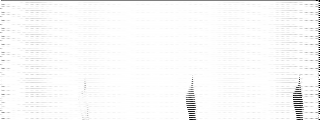
#> input picture RedFox_CTF_2026/REDFOX/echoesOfBifrost/sstv_robot36_decoded.png, 320 x 120 px
$ python ocr_robot36_final.py
#> lines starting #> are read from the running program, lines starting #| are printed output that depends on the picture
#!/usr/bin/env python3
"""
OCR on the Robot 36 decoded SSTV images
"""
from PIL import Image, ImageEnhance
import pytesseract
import numpy as np

def process_robot36_images():
    """Process and OCR the decoded Robot 36 images"""

    for filename in ['sstv_robot36_decoded.png', 'sstv_robot36_decoded_inv.png']:
        print(f"\n=== {filename} ===")

        try:
            img = Image.open(filename)
#> img is the input picture: PIL image 320x120 L; min 0, max 255, mean 248.6
            print(f"Size: {img.size}")
#| Size: (320, 120)

            img_array = np.array(img)
            print(f"Value range: {np.min(img_array)} to {np.max(img_array)}")
#| Value range: 0 to 255
            print(f"Unique values: {len(np.unique(img_array))}")
#| Unique values: 223

            # Upscale first for better OCR
            img_scaled = img.resize((img.size[0] * 2, img.size[1] * 4), Image.Resampling.NEAREST)
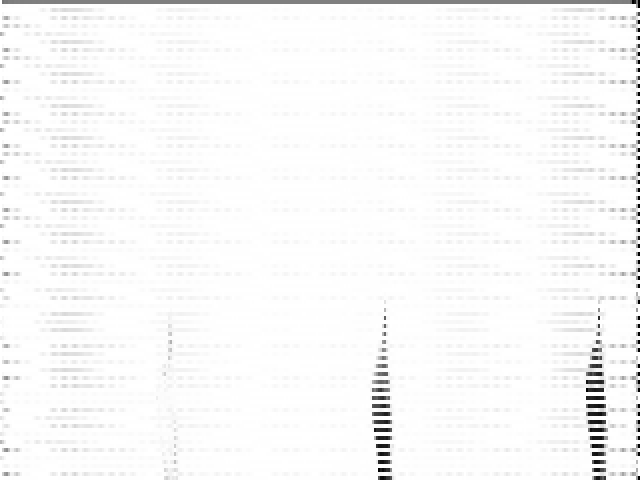
#> img_scaled: PIL image 640x480 L; min 0, max 255, mean 248.6
            img_scaled.save(f'{filename[:-4]}_scaled.png')

            # Try OCR
            print("OCR on original:")
            text1 = pytesseract.image_to_string(img)
            if text1.strip():
                print(f"  {text1[:300]}")
            else:
                print("  [no text detected]")

            print("OCR on scaled:")
            text2 = pytesseract.image_to_string(img_scaled)
            if text2.strip():
                print(f"  {text2[:300]}")
            else:
                print("  [no text detected]")

            # Try with contrast enhancement
            print("OCR with contrast:")
            img_contrast = ImageEnhance.Contrast(img_scaled).enhance(3.0)
            text3 = pytesseract.image_to_string(img_contrast)
            if text3.strip():
                print(f"  {text3[:300]}")
            else:
                print("  [no text detected]")

            # Save best results
            for i, text in enumerate([text1, text2, text3], 1):
                if text.strip():
                    with open(f'{filename[:-4]}_ocr{i}.txt', 'w') as f:
                        f.write(text)
                    print(f"  Saved to {filename[:-4]}_ocr{i}.txt")

        except Exception as e:
            print(f"Error processing {filename}: {e}")
#> pass 2 of the loop in process_robot36_images, `for filename in ['sstv_robot36_decoded.png', 'sstv_robot36_decoded_inv..`:
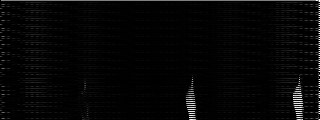
#> input picture RedFox_CTF_2026/REDFOX/echoesOfBifrost/sstv_robot36_decoded_inv.png, 320 x 120 px
#> in process_robot36_images, img is the input picture: PIL image 320x120 L; min 0, max 255, mean 6.4
#| Size: (320, 120)
#| Value range: 0 to 255
#| Unique values: 223
#> in process_robot36_images, `img_scaled = img.resize((img.size[0] * 2, img.size[1] * 4), Image.Resa..`:
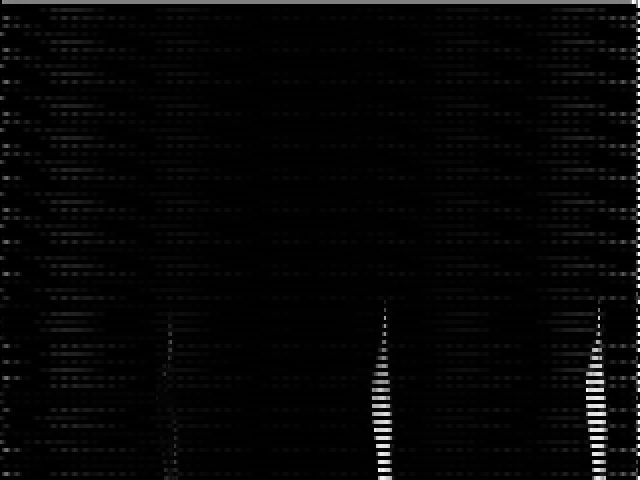
#> img_scaled: PIL image 640x480 L; min 0, max 255, mean 6.4

if __name__ == '__main__':
    process_robot36_images()
